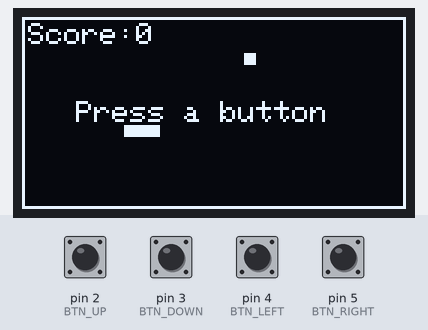
A sketch run on a simulated Arduino Uno, built with avr-gcc and run on an emulated ATmega328P. Shown: 128×64 one-colour display. The test bench sets the inputs (shaded band); at power-on: pin 2 (BTN_UP), pin 3 (BTN_DOWN), pin 4 (BTN_LEFT), pin 5 (BTN_RIGHT) HIGH. Random numbers use the default seed unless the sketch sets one.

Above: at 1.2 s.
1.3 s: pin 2 (BTN_UP) pulled LOW for 0.15 s
At 3.1 s:
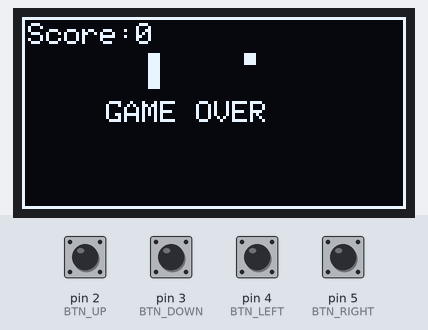
3.4 s: pin 5 (BTN_RIGHT) pulled LOW for 1 s
At 3.88 s:
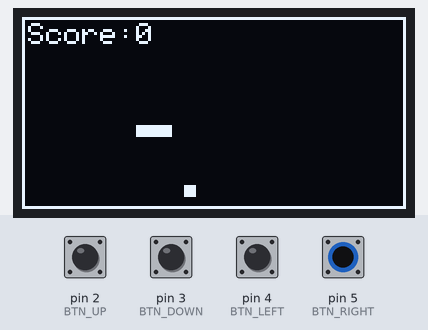
5.9 s: pin 3 (BTN_DOWN) pulled LOW for 0.15 s
At 7.3 s:
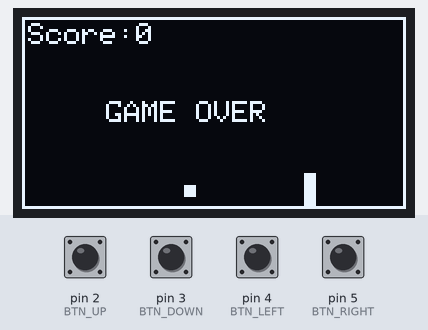
7.6 s: pin 4 (BTN_LEFT) pulled LOW for 0.15 s
At 8.5 s:
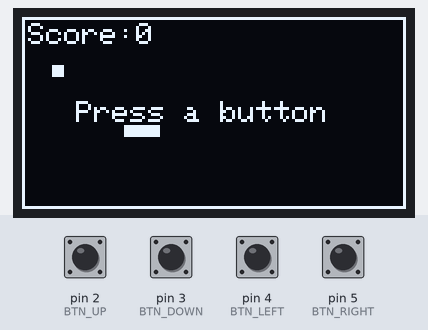
9.3 s: pin 2 (BTN_UP) pulled LOW for 1 s
At 9.42 s:
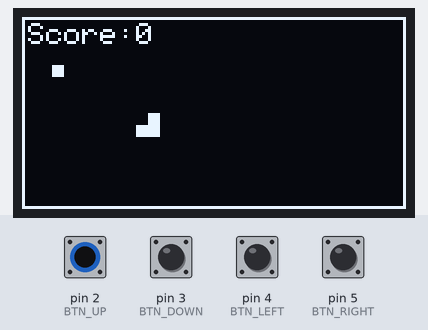
11.8 s: pin 3 (BTN_DOWN) pulled LOW for 1 s
At 14.6 s:
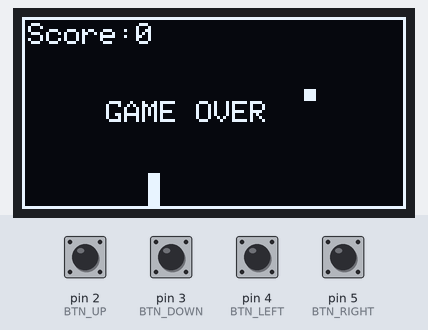
Timing chart, 0 to 15.3 s (numbered marks = the images above; inputs shaded):
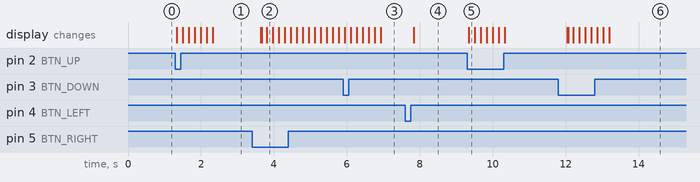

The sketch:

snake.ino
```cpp
/*
  Snake Demo Setup

  Parts:
  - 1 SSD1306 128x64 I2C OLED display
  - 4 pushbuttons

  Wiring:
  - OLED VCC -> 5V
  - OLED GND -> GND
  - OLED SDA -> board SDA
  - OLED SCL -> board SCL
  - Up button one side -> pin 2
  - Down button one side -> pin 3
  - Left button one side -> pin 4
  - Right button one side -> pin 5
  - Other side of every button -> GND

  Notes:
  - The buttons use INPUT_PULLUP, so a button press connects its pin to GND.
  - This sketch expects the display at I2C address 0x3C.
  - Install these libraries before uploading:
    - Adafruit GFX Library
    - Adafruit SSD1306
  - In Arduino IDE: Sketch -> Include Library -> Manage Libraries, then search for those names.
*/
#include <Wire.h>
#include <Adafruit_GFX.h>
#include <Adafruit_SSD1306.h>

#define SCREEN_WIDTH 128
#define SCREEN_HEIGHT 64
#define OLED_ADDR 0x3C

#define BTN_UP 2
#define BTN_DOWN 3
#define BTN_LEFT 4
#define BTN_RIGHT 5

#define CELL 4
#define TOP_BAR 10

#define GRID_W 31
#define GRID_H 13
#define MAX_LEN 100

Adafruit_SSD1306 display(SCREEN_WIDTH, SCREEN_HEIGHT, &Wire, -1);

struct Pt {
  byte x;
  byte y;
};

Pt snake[MAX_LEN];
int snakeLen;

int dx, dy;
int nextDx, nextDy;

Pt food;
int score;
bool started;
bool gameOver;
unsigned long lastStep;
const unsigned long stepDelay = 150;

bool pressed(int pin) {
  return digitalRead(pin) == LOW;
}

bool onSnake(byte x, byte y) {
  for (int i = 0; i < snakeLen; i++) {
    if (snake[i].x == x && snake[i].y == y) return true;
  }
  return false;
}

void placeFood() {
  do {
    food.x = random(GRID_W);
    food.y = random(GRID_H);
  } while (onSnake(food.x, food.y));
}

void resetGame() {
  snakeLen = 3;
  snake[0] = {10, 6};
  snake[1] = {9, 6};
  snake[2] = {8, 6};

  dx = 1; dy = 0;
  nextDx = 1; nextDy = 0;

  score = 0;
  started = false;
  gameOver = false;
  lastStep = millis();

  placeFood();
}

void readButtons() {
  if (pressed(BTN_UP) && dy != 1) {
    nextDx = 0; nextDy = -1; started = true;
  } else if (pressed(BTN_DOWN) && dy != -1) {
    nextDx = 0; nextDy = 1; started = true;
  } else if (pressed(BTN_LEFT) && dx != 1) {
    nextDx = -1; nextDy = 0; started = true;
  } else if (pressed(BTN_RIGHT) && dx != -1) {
    nextDx = 1; nextDy = 0; started = true;
  }
}

void stepGame() {
  if (!started || gameOver) return;
  if (millis() - lastStep < stepDelay) return;
  lastStep = millis();

  dx = nextDx;
  dy = nextDy;

  int nx = snake[0].x + dx;
  int ny = snake[0].y + dy;

  if (nx < 0 || nx >= GRID_W || ny < 0 || ny >= GRID_H) {
    gameOver = true;
    return;
  }

  for (int i = 0; i < snakeLen; i++) {
    if (snake[i].x == nx && snake[i].y == ny) {
      gameOver = true;
      return;
    }
  }

  for (int i = snakeLen; i > 0; i--) {
    snake[i] = snake[i - 1];
  }
  snake[0].x = nx;
  snake[0].y = ny;

  if (nx == food.x && ny == food.y) {
    if (snakeLen < MAX_LEN - 1) snakeLen++;
    score++;
    placeFood();
  } else {
    // tail effectively removed by not increasing snakeLen
  }
}

void drawCell(byte gx, byte gy) {
  int px = 2 + gx * CELL;
  int py = TOP_BAR + 2 + gy * CELL;
  display.fillRect(px, py, CELL, CELL, SSD1306_WHITE);
}

void drawGame() {
  display.clearDisplay();

  display.drawRect(0, 0, SCREEN_WIDTH, SCREEN_HEIGHT, SSD1306_WHITE);

  display.setTextSize(1);
  display.setTextColor(SSD1306_WHITE);
  display.setCursor(2, 2);
  display.print("Score:");
  display.print(score);

  drawCell(food.x, food.y);

  for (int i = 0; i < snakeLen; i++) {
    drawCell(snake[i].x, snake[i].y);
  }

  if (!started && !gameOver) {
    display.setCursor(18, 28);
    display.print("Press a button");
  }

  if (gameOver) {
    display.setCursor(28, 28);
    display.print("GAME OVER");
  }

  display.display();
}

void setup() {
  pinMode(BTN_UP, INPUT_PULLUP);
  pinMode(BTN_DOWN, INPUT_PULLUP);
  pinMode(BTN_LEFT, INPUT_PULLUP);
  pinMode(BTN_RIGHT, INPUT_PULLUP);

  randomSeed(analogRead(A0));

  if (!display.begin(SSD1306_SWITCHCAPVCC, OLED_ADDR)) {
    while (true) {}
  }

  resetGame();
  drawGame();
}

void loop() {
  readButtons();

  if (gameOver) {
    if (pressed(BTN_UP) || pressed(BTN_DOWN) || pressed(BTN_LEFT) || pressed(BTN_RIGHT)) {
      delay(200);
      resetGame();
    }
  } else {
    stepGame();
  }

  drawGame();
}
```

Measured:
- after the input at 1.3 s, the display: first changes at once (image 1 shows a later state)
- after the input at 3.4 s, the display: first changes after 0.23 s (image 2 shows a later state)
- after the input at 7.6 s, the display: changes after 0.24 s (image 4)
- after the input at 9.3 s, the display: changes at once (image 5)
- after the input at 11.8 s, the display: first changes after 0.24 s (image 6 shows a later state)
